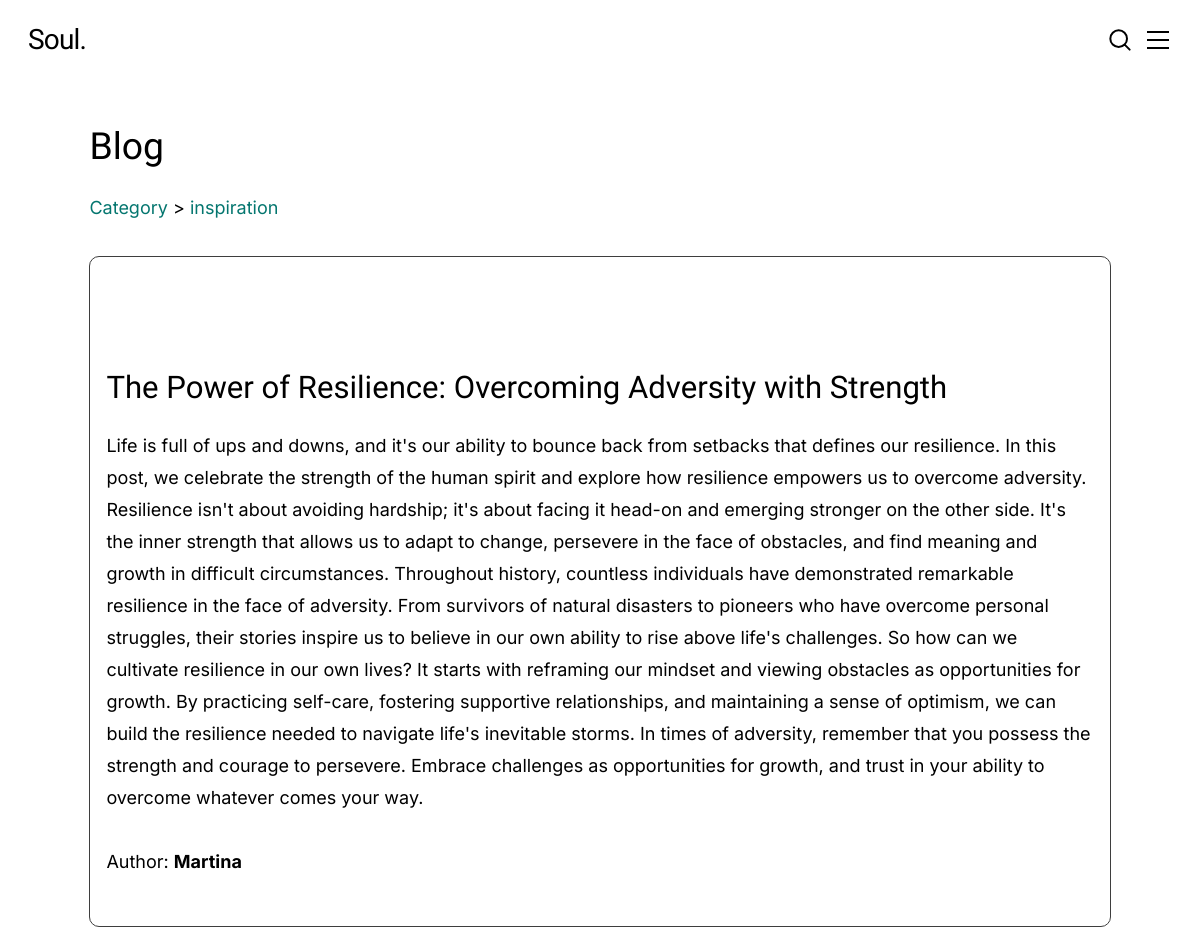
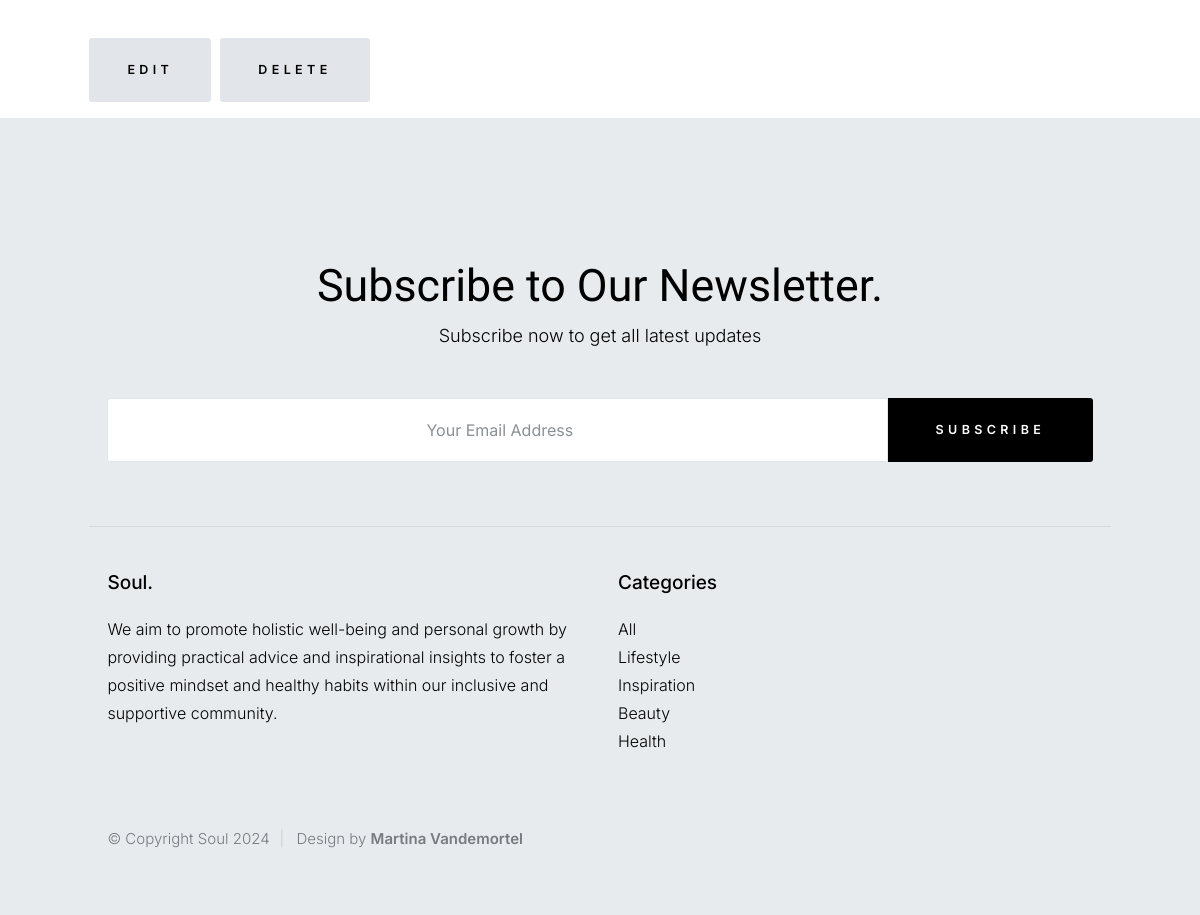
The app's page /publicacion/3/ with its own data (2 pictures, top to bottom).
### my_app/models.py (models this page shows, shortened)
class Publicacion(models.Model):
    autor = models.ForeignKey(User, on_delete=models.CASCADE)
    imagen = models.ImageField(upload_to='img/', null=False)
    titulo = models.CharField(max_length=150, null=False)
    resumen = models.CharField(max_length=350, null=False, blank=True)
    contenido = models.TextField(null=False, blank=True)
    fecha_publicacion = models.DateTimeField(auto_now_add=True)
    categoria = models.ForeignKey(Categoria, on_delete=models.SET_NULL, null=True, blank=True)

class Categoria(models.Model):
    nombre = models.CharField(max_length=100, null=False)
    def __str__(self):
        return self.nombre

### my_app/views.py (the view)
# urls.py: path('publicacion/<int:id>/', detail_post, name="detail_post"),
def detail_post(request, id):
    current_path = request.path
    try:
        post = Publicacion.objects.get(id=id)
        autor = Perfil.objects.get(id=post.autor_id)
    except Publicacion.DoesNotExist:
        return redirect('error_404')
    return render(request, 'posteo.html', {'post': post, 'autor': autor, 'current_path': current_path})

### my_app/templates/posteo.html (shortened to what this page needs)
{% extends "index.html" %}
{% block content %}
    <div class="container">
        <div class="row">
            <div class="col-full s-content__header">
                <h2 class="s-content__header-title">
                    Blog
                </h2>
            </div>
        </div>
        <div class="row">
            <p><a href="/category/all">Category</a> > <a href="/category/{{post.categoria}}">{{ post.categoria }}</a></p>
        </div>
        <section class="s-content__section s-content__section--featured">
            <div class="row masonry-wrap">
                <div class="masonry">
                    <div class="col-100">
                        <div class="masonry__brick col-100">
                            <div class="item-folios-content__page">
                                <div class="item-folios-content__thumb">
                                </div>
                                <div class="item-folios-content__text">
                                    <h3>{{ post.titulo }}</h3>
                                    <p class="item-folios-content__cat">{{ post.contenido }}</p>
                                    <p class="item-folios-content__cat">Author: <span class="font-weight-bold">{{ post.autor }}</span></p>
                                </div>
                            </div>
                        </div>
                    </div>
                </div>
            </div>
            <div class="row">
                <div class="col-100">
                    <div class="item-folios-content__text">
                        <a href="/editar-publicacion/{{ post.id }}" class="btn btn-primary">Edit</a>
                        <a href="/eliminar-publicacion/{{ post.id }}" class="btn btn-danger">Delete</a>
                    </div>
                </div>
            </div>
        </section>
    </div>
{% endblock %}

### my_app/static/css/style.css (style rules this page uses)
.item-folios-content__page { border: 1px solid #3e3e3e; padding: 2vh; border-radius: 10px; margin-bottom: 5vh; }
.masonry-wrap { display: flex; justify-content: center; }

### records on screen
Publicacion: categoria "inspiration", titulo "The Power of Resilience: Overcoming Adversity with Strength", contenido "Life is full of ups and downs, and it's our ability to bounce back from setbacks that defines our resilience. In this post, we celebrate the strength of the human spirit and explore how resilience empowers us to overcome adversity. Resilience isn't about avoiding hardship; it's about facing it head-on and emerging stronger on the other side. It's the inner strength that allows us to adapt to change, persevere in the face of obstacles, and find meaning and growth in difficult circumstances. Throughout history, countless individuals have demonstrated remarkable resilience in the face of adversity. From survivors of natural disasters to pioneers who have overcome personal struggles, their…", autor "Martina"
